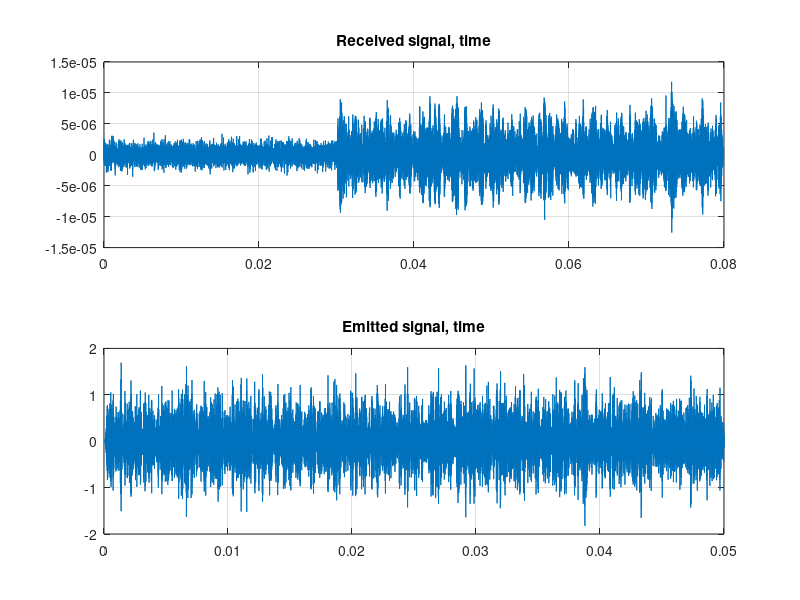
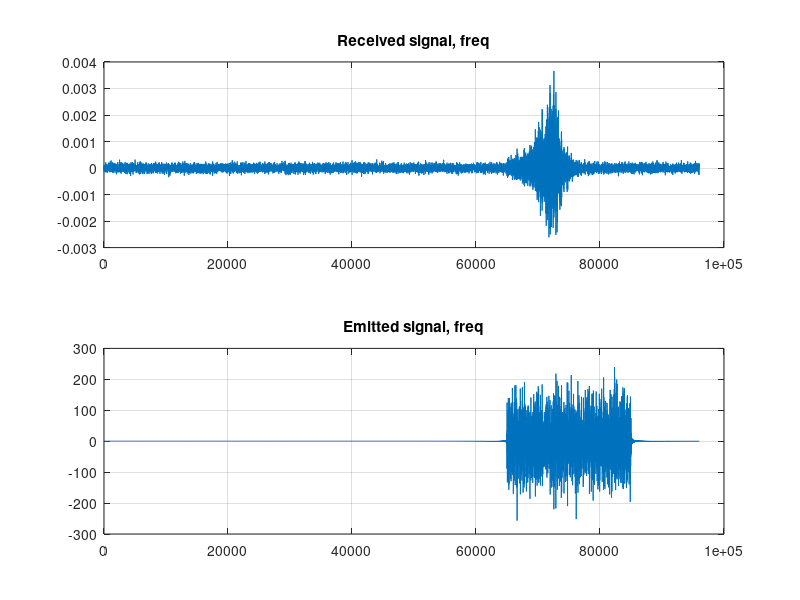

The MATLAB script that drew these images, in order: (Note: this script raises an error after producing the figures.)
clc
clear
close all

load("matlab.mat"); %rx, tx

fs = 192000;
tSig = 0.05; % in seconds
nSig = tSig * fs; % in samples
t = linspace(0, tSig, nSig);

nRxSeqLength = size(rx,1);
NFFT = 32768;
NBins = 16385; 

% Received signal
Rx = fft(rx, NFFT);
Rx = Rx(1:NBins, :);

% Original signal
% tx signal to freq. domain
Tx = fft(tx, NFFT);
Tx = Tx(1:NBins, :);

tSim = linspace(0, nRxSeqLength/fs, nRxSeqLength);
figure;
subplot(211)
plot(tSim, rx(:, 1));
grid on;
title('Received signal, time');
subplot(212)
plot(t, tx(:, 1));
grid on;
title('Emitted signal, time');

f = linspace(0, fs/2, NBins);
figure;
subplot(211)
plot(f, Rx(:, 1));
grid on;
title('Received signal, freq');
subplot(212)
plot(f, Tx(:, 1));
grid on;
title('Emitted signal, freq');


%% Goal: obtain the frequency response of the single bubble
% X = Rx(:,1);
% Y = Tx(:,1);
% N = 480;
% Rxx = N .* real(ifft(X .* conj(X))); % Autocorrelation function
% Rxy = N .* real(ifft(X .* conj(Y))); % Crosscorrelation function
% Rxx = toeplitz(Rxx);
% Rxy = Rxy';
% B = Rxy / Rxx; B = B(:); % Wiener-Hopf eq. B = inv(Rxx) Rxy
% xest = fftfilt(B,tx);
% xest = xest(N+1:end); % cut first N samples due to distorsion during filtering operation
% MSE = mean(y(N+1:end) - xest) .^2; % mean squared error

y = rx(end-nSig+1:end, 1); 
x = tx; 
y = y(:); % reference signal
x = x(:); % signal with additive Gaussian noise
N = 5000; % filter order
[xest,b,MSE] = wienerFilt(x,y,N);
% plot results

figure
subplot(311)
plot(t,x,'r')
hold on
plot(t,y,'k')
title('Wiener filtering example')
legend('noisy signal','reference')
subplot(312)
plot(t(N+1:end),xest,'k')
legend('estimated signal')
subplot(313)
plot(t(N+1:end),(x(N+1:end) - xest),'k')
legend('residue signal')
xlabel('time (s)')

%% Functions
% https://de.mathworks.com/matlabcentral/fileexchange/71440-signal-separation-with-wiener-filtering
   
function [xest,B,MSE] = wienerFilt(x,y,N)
    X = 1/N .* fft(x(1:N));
    Y = 1/N .* fft(y(1:N));
    X = X(:);
    Y = Y(:);
    Rxx = N .* real(ifft(X .* conj(X))); % Autocorrelation function
    Rxy = N .* real(ifft(X .* conj(Y))); % Crosscorrelation function
    Rxx = toeplitz(Rxx);
    Rxy = Rxy';
    B = Rxy / Rxx; B = B(:); % Wiener-Hopf eq. B = inv(Rxx) Rxy
    xest = fftfilt(B,x);
    xest = xest(N+1:end); % cut first N samples due to distorsion during filtering operation
    MSE = mean(y(N+1:end) - xest) .^2; % mean squared error
end